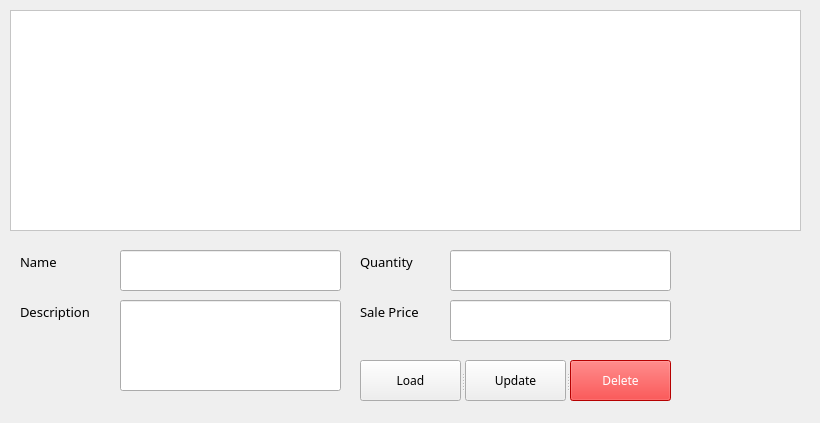
<?xml version="1.0" encoding="UTF-8"?>
<ui version="4.0">
 <class>UserProducts</class>
 <widget class="QWidget" name="UserProducts">
  <property name="geometry">
   <rect>
    <x>0</x>
    <y>0</y>
    <width>820</width>
    <height>423</height>
   </rect>
  </property>
  <property name="font">
   <font>
    <family>Poppins</family>
   </font>
  </property>
  <property name="windowTitle">
   <string>Search Products</string>
  </property>
  <widget class="QLineEdit" name="name_lineEdit">
   <property name="geometry">
    <rect>
     <x>120</x>
     <y>250</y>
     <width>221</width>
     <height>41</height>
    </rect>
   </property>
   <property name="font">
    <font>
     <family>Poppins</family>
     <pointsize>10</pointsize>
    </font>
   </property>
  </widget>
  <widget class="QLineEdit" name="desc_lineEdit">
   <property name="geometry">
    <rect>
     <x>120</x>
     <y>300</y>
     <width>221</width>
     <height>91</height>
    </rect>
   </property>
   <property name="font">
    <font>
     <family>Poppins</family>
     <pointsize>10</pointsize>
    </font>
   </property>
  </widget>
  <widget class="QLineEdit" name="price_lineEdit">
   <property name="geometry">
    <rect>
     <x>450</x>
     <y>300</y>
     <width>221</width>
     <height>41</height>
    </rect>
   </property>
   <property name="font">
    <font>
     <family>Poppins</family>
     <pointsize>10</pointsize>
    </font>
   </property>
  </widget>
  <widget class="QLineEdit" name="quantity_lineEdit">
   <property name="geometry">
    <rect>
     <x>450</x>
     <y>250</y>
     <width>221</width>
     <height>41</height>
    </rect>
   </property>
   <property name="font">
    <font>
     <family>Poppins</family>
     <pointsize>10</pointsize>
    </font>
   </property>
  </widget>
  <widget class="QLabel" name="label">
   <property name="geometry">
    <rect>
     <x>20</x>
     <y>250</y>
     <width>39</width>
     <height>23</height>
    </rect>
   </property>
   <property name="font">
    <font>
     <family>Poppins</family>
     <pointsize>10</pointsize>
    </font>
   </property>
   <property name="text">
    <string>Name</string>
   </property>
  </widget>
  <widget class="QLabel" name="label_2">
   <property name="geometry">
    <rect>
     <x>20</x>
     <y>300</y>
     <width>73</width>
     <height>23</height>
    </rect>
   </property>
   <property name="font">
    <font>
     <family>Poppins</family>
     <pointsize>10</pointsize>
    </font>
   </property>
   <property name="text">
    <string>Description</string>
   </property>
  </widget>
  <widget class="QLabel" name="label_3">
   <property name="geometry">
    <rect>
     <x>360</x>
     <y>250</y>
     <width>55</width>
     <height>23</height>
    </rect>
   </property>
   <property name="font">
    <font>
     <family>Poppins</family>
     <pointsize>10</pointsize>
    </font>
   </property>
   <property name="text">
    <string>Quantity</string>
   </property>
  </widget>
  <widget class="QLabel" name="label_4">
   <property name="geometry">
    <rect>
     <x>360</x>
     <y>300</y>
     <width>63</width>
     <height>23</height>
    </rect>
   </property>
   <property name="font">
    <font>
     <family>Poppins</family>
     <pointsize>10</pointsize>
    </font>
   </property>
   <property name="text">
    <string>Sale Price</string>
   </property>
  </widget>
  <widget class="QTableView" name="product_update_table">
   <property name="geometry">
    <rect>
     <x>10</x>
     <y>10</y>
     <width>791</width>
     <height>221</height>
    </rect>
   </property>
   <property name="font">
    <font>
     <family>Poppins</family>
    </font>
   </property>
   <property name="styleSheet">
    <string notr="true">background-color:white;</string>
   </property>
  </widget>
  <widget class="QSplitter" name="splitter">
   <property name="geometry">
    <rect>
     <x>360</x>
     <y>360</y>
     <width>311</width>
     <height>41</height>
    </rect>
   </property>
   <property name="orientation">
    <enum>Qt::Horizontal</enum>
   </property>
   <widget class="QPushButton" name="LoadTableBtn">
    <property name="font">
     <font>
      <family>Poppins</family>
     </font>
    </property>
    <property name="cursor">
     <cursorShape>PointingHandCursor</cursorShape>
    </property>
    <property name="text">
     <string>Load</string>
    </property>
   </widget>
   <widget class="QPushButton" name="updateBtn">
    <property name="font">
     <font>
      <family>Poppins</family>
     </font>
    </property>
    <property name="cursor">
     <cursorShape>PointingHandCursor</cursorShape>
    </property>
    <property name="text">
     <string>Update</string>
    </property>
   </widget>
   <widget class="QPushButton" name="deleteBtn">
    <property name="font">
     <font>
      <family>Poppins</family>
     </font>
    </property>
    <property name="cursor">
     <cursorShape>PointingHandCursor</cursorShape>
    </property>
    <property name="styleSheet">
     <string notr="true">background-color:red;
color: white</string>
    </property>
    <property name="text">
     <string>Delete</string>
    </property>
   </widget>
  </widget>
 </widget>
 <resources/>
 <connections/>
</ui>
